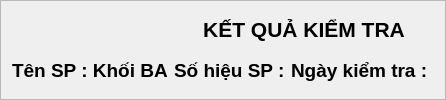
         <widget class="QFrame" name="frame">
          <property name="font">
           <font>
            <pointsize>12</pointsize>
           </font>
          </property>
          <property name="styleSheet">
           <string notr="true">border-width :0px;</string>
          </property>
          <property name="frameShape">
           <enum>QFrame::StyledPanel</enum>
          </property>
          <property name="frameShadow">
           <enum>QFrame::Raised</enum>
          </property>
          <layout class="QGridLayout" name="gridLayout_6">
           <item row="2" column="0">
            <widget class="QLabel" name="label_71">
             <property name="font">
              <font>
               <pointsize>14</pointsize>
               <weight>75</weight>
               <bold>true</bold>
              </font>
             </property>
             <property name="text">
              <string>Tên SP : Khối BA</string>
             </property>
            </widget>
           </item>
           <item row="2" column="1">
            <widget class="QLabel" name="label_72">
             <property name="font">
              <font>
               <pointsize>14</pointsize>
               <weight>75</weight>
               <bold>true</bold>
              </font>
             </property>
             <property name="text">
              <string>Số hiệu SP :</string>
             </property>
            </widget>
           </item>
           <item row="0" column="1" colspan="3">
            <widget class="QLabel" name="label_35">
             <property name="font">
              <font>
               <pointsize>16</pointsize>
               <weight>75</weight>
               <bold>true</bold>
              </font>
             </property>
             <property name="styleSheet">
              <string notr="true"/>
             </property>
             <property name="text">
              <string>KẾT QUẢ KIỂM TRA</string>
             </property>
             <property name="alignment">
              <set>Qt::AlignCenter</set>
             </property>
            </widget>
           </item>
           <item row="2" column="2">
            <widget class="QLabel" name="label_73">
             <property name="font">
              <font>
               <pointsize>14</pointsize>
               <weight>75</weight>
               <bold>true</bold>
              </font>
             </property>
             <property name="text">
              <string>Ngày kiểm tra :</string>
             </property>
            </widget>
           </item>
          </layout>
         </widget>
